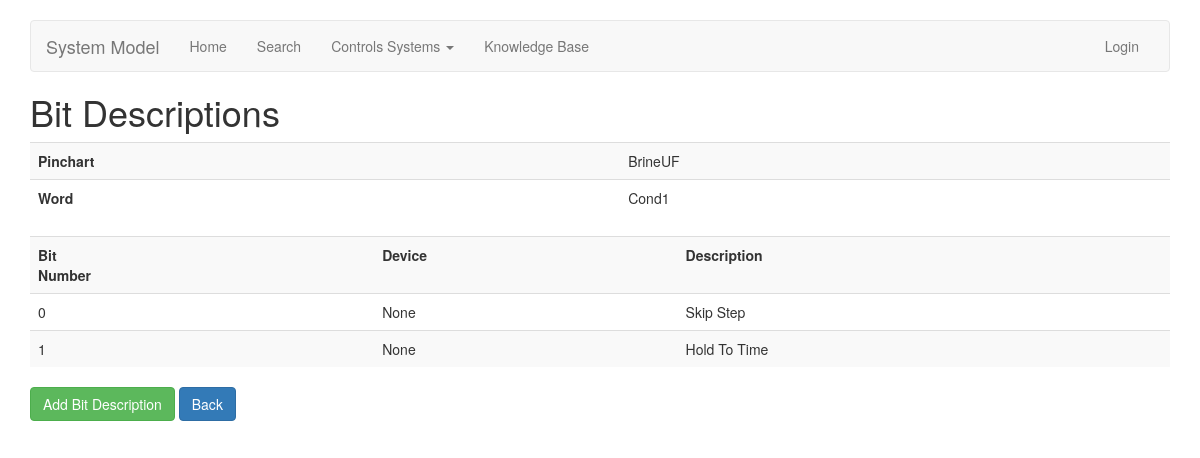
The app's page /pinchart/word/1/bitdescriptions/index/, older data.
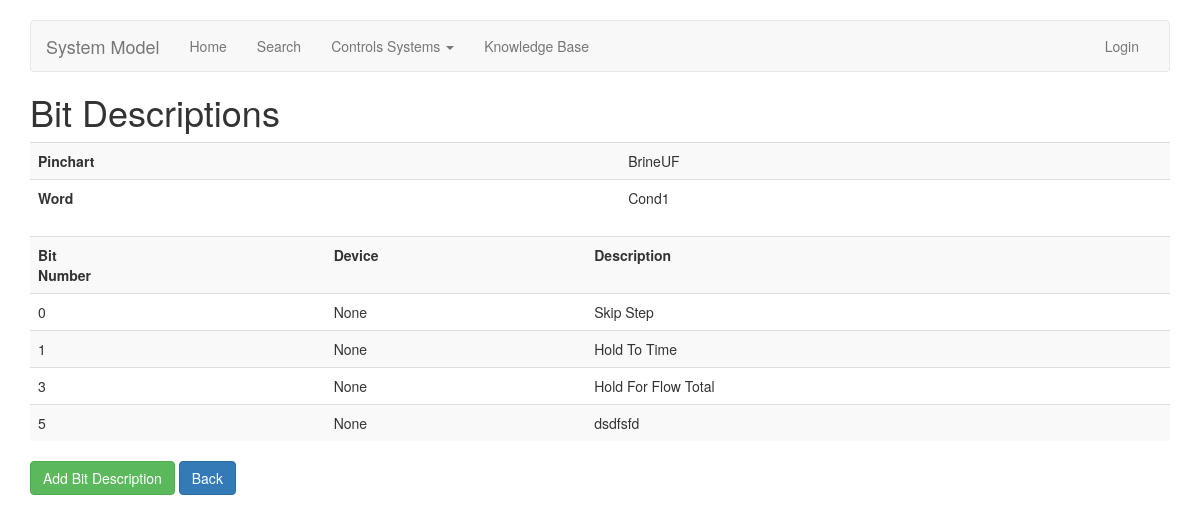
The same page, newer data.
### pinchart/models.py (models this page shows, shortened)
class BitDescription(models.Model):
    objects = managers.BitDescriptionManager()
    word = models.ForeignKey(Word, on_delete=models.CASCADE)
    bit = IntegerRangeField(verbose_name="Bit number 0-15, or 0-31", min_value=0, max_value=32)
    device = models.CharField(max_length=24, blank=True, null=True)
    description = models.CharField(max_length=1024)
    class Meta:
        unique_together = ("word", "bit")

### pinchart/views.py (the view)
# urls.py: path('word/<pk>/bitdescriptions/index/', views.BitDescriptionListView.as_view(), name='bitdescription-list'),
class BitDescriptionListView(ListView):
    model = models.BitDescription
    def get_parent(self):
        parent = get_object_or_404(models.Word, pk=self.kwargs.get('pk'))
        return parent
    def get_queryset(self):
        return models.BitDescription.objects.filter(word=self.get_parent()).order_by('bit')
    def get_context_data(self, **kwargs):
        context = super(BitDescriptionListView, self).get_context_data(**kwargs)
        context['parent_object'] = self.get_parent()
        return context

### pinchart/models.py (called while the page is built)
    def __str__(self):
        return self.name

    def __str__(self):
        return self.name

### templates/pinchart/bitdescription_list.html
{% extends 'pinchart/base.html' %}
{% block headline %}Bit Descriptions{% endblock headline %}
{% block content %}
	<table class="table table-striped">
		<tr>
			<th>Pinchart</th>
			<td>{{ parent_object.pinchart }}</td>
		</tr>
		<tr>
			<th>Word</th>
			<td>{{ parent_object }}</td>
		</tr>
	</table>
	{% if not object_list %}
		<p><i>No Bit Descriptions Yet.</i></p>
	{% else %}
		<table class="table table-striped">
			<tr>
				<th>Bit<br />Number</th>
				<th>Device</th>
				<th>Description</th>
			</tr>
            {% for i in object_list %}
				<tr>
					<td>{{ i.bit }}</td>
					<td>{{ i.device }}</td>
					<td>{{ i.description }}</td>
				</tr>
			{% endfor %}
		</table>
	{% endif %}
	<a class='btn btn-success' href="{% url 'bitdescription-create' pk=parent_object.pk %}">Add Bit Description</a>
	<a class='btn btn-primary' href="{% url 'word-list' pk=parent_object.pinchart.pk %}">Back</a></p>
{% endblock %}

Row changes from the older to the newer data that the page shows:
added BitDescription: bit "3", device "None", description "Hold For Flow Total"
added BitDescription: bit "5", device "None", description "dsdfsfd"
